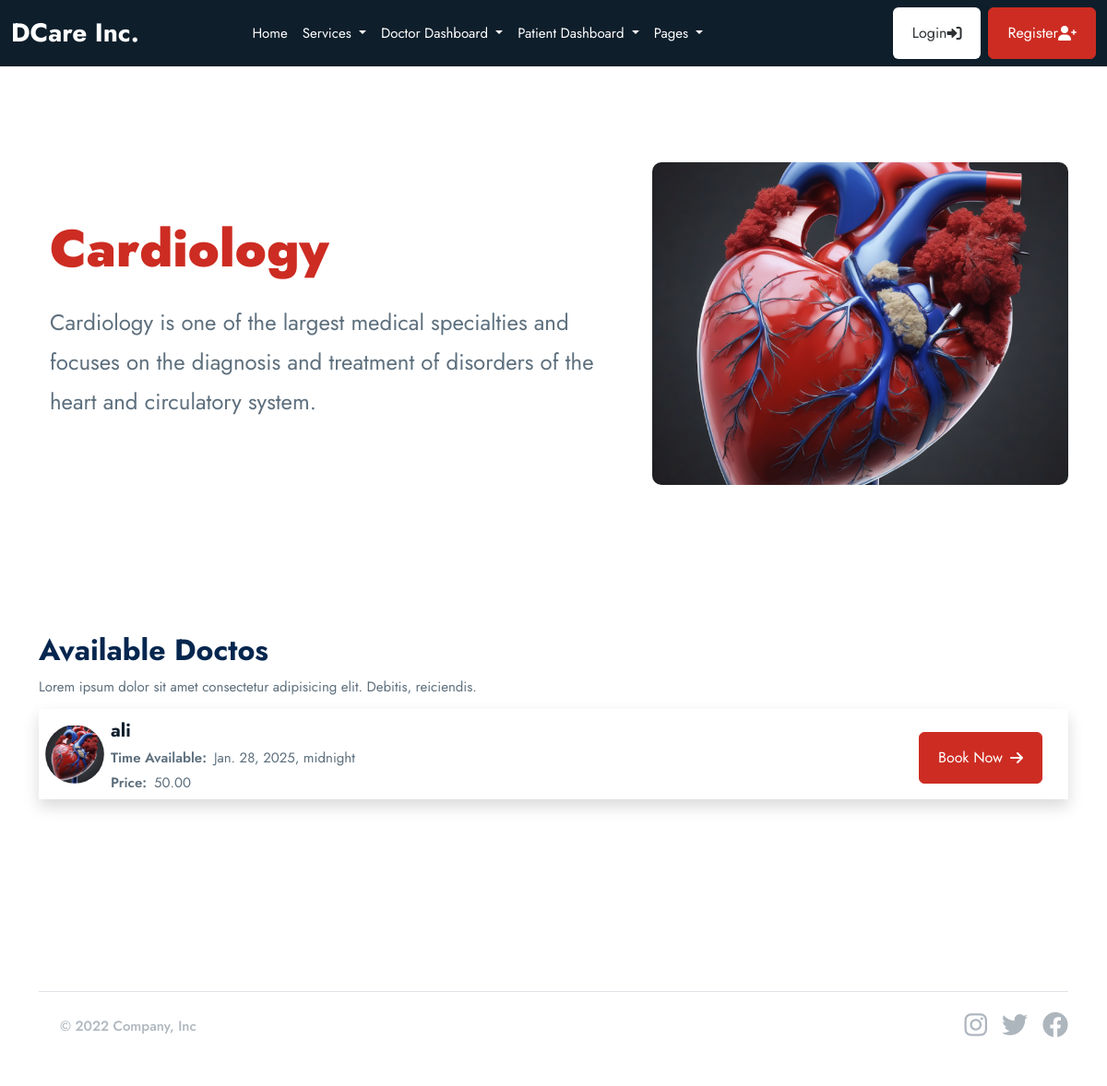
Screenshot of /service/2 with the database file from the repository.
### base/models.py (models this page shows, shortened)
class Service(models.Model):
    image = models.FileField(upload_to="images", null=True, blank=True)
    name= models.CharField(max_length=100)
    desciription= models.TextField(blank=True, null=True)
    cost = models.DecimalField(max_digits=10, decimal_places=2)
    available_doctors= models.ManyToManyField(doctor_models.Doctor, blank=True)

### doctor/models.py (models this page shows, shortened)
class Doctor(models.Model):
    user = models.OneToOneField(userauths_models.User, on_delete=models.CASCADE)
    image = models.FileField(upload_to="images", null=True, blank=True)
    full_name = models.CharField(max_length=100, null=True, blank=True)
    mobile = models.CharField(max_length=100, null=True, blank=True)
    country = models.CharField(max_length=100, null=True, blank=True)
    bio = models.CharField(max_length=100, null=True, blank=True)
    specialization = models.CharField(max_length=100, null=True, blank=True)
    qualifications = models.CharField(max_length=100, null=True, blank=True)
    years_of_experience = models.CharField(max_length=100, null=True, blank=True)
    next_available_appointment_date = models.DateTimeField(default=timezone.now, null=True, blank=True)

### base/views.py (the view)
# urls.py: path("service/<service_id>", views.service_detail, name = "service_detail"),
def service_detail(request, service_id):
    service = base_models.Service.objects.get(id=service_id)
    context =  {
        "service": service
    }
    return render(request, "base/service_detail.html", {"service":service})

### templates/base/service_detail.html
{% extends "partials/base.html" %} {% block content %}
<section class="container">
  <div class="row d-flex justify-content-center align-items-center">
    <div class="col-12 col-lg-7 p-4 rounded-3 bg-white">
      <h1 class="display-4 fw-bold mt-5">
        <span class="text-primary"><b>{{service.name}}</b></span>
      </h1>
      <p class="fs-4 mt-4">{{service.desciription}}</p>
      <br />
    </div>
    <div class="col-12 col-lg-5">
      <img
        class="img-fluid mt-4"
        style="
          width: 100%;
          height: 350px;
          object-fit: cover;
          border-radius: 10px;
        "
        src="{{service.image.url}}"
        alt=""
      />
    </div>
  </div>
</section>
<section class="container">
  <div class="">
    <h2 class="">Available Doctos</h2>
    <p>
      Lorem ipsum dolor sit amet consectetur adipisicing elit. Debitis,
      reiciendis.
    </p>
  </div>
  <div class="">
    {% for doctor in service.available_doctors.all %}
    <div class="p-1 mb-4 shadow d-flex align-items-center">
      <a href="course-detail.html">
        <img
          src="{{doctor.image.url}}"
          alt="course"
          style="
            width: 70px;
            height: 70px;
            object-fit: cover;
            border-radius: 50%;
            padding:0.2rem;
          "
          class="card-img-top"
        />
      </a>
      <div class="card-body">
        <div class="mt-2 d-flex justify-content-between align-items-center">
          <div class= "mx-1">
            <h5 class="mb-1 text-truncate-line-2">
              <a
                href="course-detail.html"
                class="text-inherit text-dark text-decoration-none"
                >{{doctor.full_name}}</a
              >
            </h5>
            <div class="d-flex gap-2">
              <p class="fw-semibold mt-0 mb-0">Time Available:</p>
              <p class="mt-0 mb-0">
                {{doctor.next_available_appointment_date}}
              </p>
            </div>
            <div class="d-flex gap-2">
              <p class="fw-semibold mt-0 mb-0">Price:</p>
              <p class="mt-0 mb-0">{{service.cost}}</p>
            </div>
          </div>
          <div>
                            <a href="{% url 'base:book_appointment' service.id doctor.id %}" class="btn btn-primary me-4">Book Now <i class="fas fa-arrow-right ms-2"></i></a>
                        </div>
        </div>
      </div>
    </div>
    {% endfor%}
  </div>
</section>
{% endblock content %}

### rows the page displays
Service: name "Cardiology", desciription "Cardiology is one of the largest medical specialties and focuses on the diagnosis and treatment of disorders of the heart and circulatory system.", image (picture), cost "50.00"
Doctor: image (picture), full_name "ali", next_available_appointment_date "Jan. 28, 2025, midnight"
